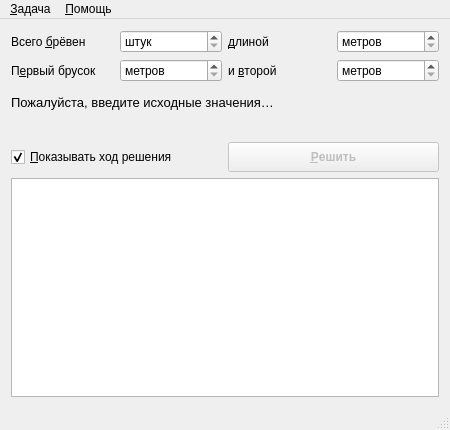
<?xml version="1.0" encoding="UTF-8"?>
<ui version="4.0">
 <class>MainWindow</class>
 <widget class="QMainWindow" name="MainWindow">
  <property name="geometry">
   <rect>
    <x>0</x>
    <y>0</y>
    <width>450</width>
    <height>430</height>
   </rect>
  </property>
  <property name="minimumSize">
   <size>
    <width>450</width>
    <height>430</height>
   </size>
  </property>
  <property name="windowTitle">
   <string>Курсовая работа по ТПР. Новиков Андрей, 753.</string>
  </property>
  <property name="windowIcon">
   <iconset resource="icons.qrc">
    <normaloff>:/icons/buding.ico</normaloff>:/icons/buding.ico</iconset>
  </property>
  <widget class="QWidget" name="centralWidget">
   <layout class="QGridLayout" name="gridLayout">
    <item row="0" column="1">
     <widget class="QSpinBox" name="logsCount">
      <property name="specialValueText">
       <string>штук</string>
      </property>
     </widget>
    </item>
    <item row="0" column="0">
     <widget class="QLabel" name="logsCountLabel">
      <property name="text">
       <string>Всего &amp;брёвен</string>
      </property>
      <property name="buddy">
       <cstring>logsCount</cstring>
      </property>
     </widget>
    </item>
    <item row="0" column="2">
     <widget class="QLabel" name="logLengthLabel">
      <property name="text">
       <string>&amp;длиной</string>
      </property>
      <property name="buddy">
       <cstring>logLength</cstring>
      </property>
     </widget>
    </item>
    <item row="0" column="3">
     <widget class="QSpinBox" name="logLength">
      <property name="specialValueText">
       <string>метров</string>
      </property>
      <property name="suffix">
       <string> м</string>
      </property>
     </widget>
    </item>
    <item row="1" column="0">
     <widget class="QLabel" name="firstLogLengthLabel">
      <property name="text">
       <string>П&amp;ервый брусок</string>
      </property>
      <property name="buddy">
       <cstring>firstLogLength</cstring>
      </property>
     </widget>
    </item>
    <item row="1" column="1">
     <widget class="QSpinBox" name="firstLogLength">
      <property name="specialValueText">
       <string>метров</string>
      </property>
      <property name="suffix">
       <string> м</string>
      </property>
     </widget>
    </item>
    <item row="1" column="2">
     <widget class="QLabel" name="secondLogLengthLabel">
      <property name="text">
       <string>и &amp;второй</string>
      </property>
      <property name="buddy">
       <cstring>secondLogLength</cstring>
      </property>
     </widget>
    </item>
    <item row="1" column="3">
     <widget class="QSpinBox" name="secondLogLength">
      <property name="specialValueText">
       <string>метров</string>
      </property>
      <property name="suffix">
       <string> м</string>
      </property>
     </widget>
    </item>
    <item row="5" column="2" colspan="2">
     <widget class="QPushButton" name="solveButton">
      <property name="enabled">
       <bool>false</bool>
      </property>
      <property name="minimumSize">
       <size>
        <width>150</width>
        <height>30</height>
       </size>
      </property>
      <property name="font">
       <font>
        <weight>75</weight>
        <bold>true</bold>
       </font>
      </property>
      <property name="text">
       <string>&amp;Решить</string>
      </property>
      <property name="autoDefault">
       <bool>true</bool>
      </property>
      <property name="default">
       <bool>true</bool>
      </property>
     </widget>
    </item>
    <item row="5" column="0" colspan="2">
     <widget class="QCheckBox" name="showSolutionCheckBox">
      <property name="minimumSize">
       <size>
        <width>200</width>
        <height>0</height>
       </size>
      </property>
      <property name="text">
       <string>&amp;Показывать ход решения</string>
      </property>
      <property name="checked">
       <bool>true</bool>
      </property>
     </widget>
    </item>
    <item row="2" column="0" colspan="3">
     <widget class="QLabel" name="hintLabel">
      <property name="font">
       <font>
        <pointsize>10</pointsize>
       </font>
      </property>
      <property name="text">
       <string>Пожалуйста, введите исходные значения…</string>
      </property>
     </widget>
    </item>
    <item row="6" column="0" colspan="4">
     <widget class="QTextBrowser" name="solutionBrowser"/>
    </item>
    <item row="2" column="3">
     <widget class="QLabel" name="solutionLabel">
      <property name="font">
       <font>
        <pointsize>18</pointsize>
        <weight>75</weight>
        <bold>true</bold>
       </font>
      </property>
      <property name="text">
       <string/>
      </property>
      <property name="textFormat">
       <enum>Qt::PlainText</enum>
      </property>
      <property name="alignment">
       <set>Qt::AlignRight|Qt::AlignTrailing|Qt::AlignVCenter</set>
      </property>
     </widget>
    </item>
    <item row="4" column="0" colspan="4">
     <widget class="QLabel" name="descriptionLabel">
      <property name="text">
       <string/>
      </property>
     </widget>
    </item>
   </layout>
  </widget>
  <widget class="QMenuBar" name="menuBar">
   <property name="geometry">
    <rect>
     <x>0</x>
     <y>0</y>
     <width>450</width>
     <height>20</height>
    </rect>
   </property>
   <widget class="QMenu" name="menuTask">
    <property name="title">
     <string>&amp;Задача</string>
    </property>
    <addaction name="actionSolve"/>
    <addaction name="actionDefaultValues"/>
    <addaction name="separator"/>
    <addaction name="actionQuit"/>
   </widget>
   <widget class="QMenu" name="menuHelp">
    <property name="title">
     <string>&amp;Помощь</string>
    </property>
    <addaction name="actionHelp"/>
    <addaction name="actionTask"/>
    <addaction name="actionAbout"/>
   </widget>
   <addaction name="menuTask"/>
   <addaction name="menuHelp"/>
  </widget>
  <widget class="QStatusBar" name="statusBar"/>
  <action name="actionHelp">
   <property name="icon">
    <iconset resource="icons.qrc">
     <normaloff>:/icons/question-white.png</normaloff>:/icons/question-white.png</iconset>
   </property>
   <property name="text">
    <string>&amp;Помощь</string>
   </property>
   <property name="shortcut">
    <string>F1</string>
   </property>
   <property name="iconVisibleInMenu">
    <bool>true</bool>
   </property>
  </action>
  <action name="actionTask">
   <property name="icon">
    <iconset resource="icons.qrc">
     <normaloff>:/icons/script-text.png</normaloff>:/icons/script-text.png</iconset>
   </property>
   <property name="text">
    <string>&amp;Задание</string>
   </property>
   <property name="shortcut">
    <string>Ctrl+T</string>
   </property>
   <property name="iconVisibleInMenu">
    <bool>true</bool>
   </property>
  </action>
  <action name="actionAbout">
   <property name="icon">
    <iconset resource="icons.qrc">
     <normaloff>:/icons/information-white.png</normaloff>:/icons/information-white.png</iconset>
   </property>
   <property name="text">
    <string>&amp;О программе</string>
   </property>
   <property name="shortcut">
    <string>Ctrl+A</string>
   </property>
   <property name="menuRole">
    <enum>QAction::AboutRole</enum>
   </property>
   <property name="iconVisibleInMenu">
    <bool>true</bool>
   </property>
  </action>
  <action name="actionSolve">
   <property name="enabled">
    <bool>false</bool>
   </property>
   <property name="icon">
    <iconset resource="icons.qrc">
     <normaloff>:/icons/lightning.png</normaloff>:/icons/lightning.png</iconset>
   </property>
   <property name="text">
    <string>&amp;Решить</string>
   </property>
   <property name="shortcut">
    <string>Return</string>
   </property>
   <property name="iconVisibleInMenu">
    <bool>true</bool>
   </property>
  </action>
  <action name="actionDefaultValues">
   <property name="icon">
    <iconset resource="icons.qrc">
     <normaloff>:/icons/table-import.png</normaloff>:/icons/table-import.png</iconset>
   </property>
   <property name="text">
    <string>Значения по &amp;умолчанию</string>
   </property>
   <property name="shortcut">
    <string>Ctrl+D</string>
   </property>
   <property name="iconVisibleInMenu">
    <bool>true</bool>
   </property>
  </action>
  <action name="actionQuit">
   <property name="icon">
    <iconset resource="icons.qrc">
     <normaloff>:/icons/cross.png</normaloff>:/icons/cross.png</iconset>
   </property>
   <property name="text">
    <string>В&amp;ыход</string>
   </property>
   <property name="shortcut">
    <string>Ctrl+Q</string>
   </property>
   <property name="menuRole">
    <enum>QAction::QuitRole</enum>
   </property>
   <property name="iconVisibleInMenu">
    <bool>true</bool>
   </property>
  </action>
 </widget>
 <layoutdefault spacing="6" margin="11"/>
 <resources>
  <include location="icons.qrc"/>
 </resources>
 <connections>
  <connection>
   <sender>logsCount</sender>
   <signal>valueChanged(int)</signal>
   <receiver>MainWindow</receiver>
   <slot>checkGivenValues()</slot>
   <hints>
    <hint type="sourcelabel">
     <x>208</x>
     <y>48</y>
    </hint>
    <hint type="destinationlabel">
     <x>82</x>
     <y>35</y>
    </hint>
   </hints>
  </connection>
  <connection>
   <sender>logLength</sender>
   <signal>valueChanged(int)</signal>
   <receiver>MainWindow</receiver>
   <slot>checkGivenValues()</slot>
   <hints>
    <hint type="sourcelabel">
     <x>390</x>
     <y>48</y>
    </hint>
    <hint type="destinationlabel">
     <x>230</x>
     <y>37</y>
    </hint>
   </hints>
  </connection>
  <connection>
   <sender>firstLogLength</sender>
   <signal>valueChanged(int)</signal>
   <receiver>MainWindow</receiver>
   <slot>checkGivenValues()</slot>
   <hints>
    <hint type="sourcelabel">
     <x>208</x>
     <y>74</y>
    </hint>
    <hint type="destinationlabel">
     <x>80</x>
     <y>66</y>
    </hint>
   </hints>
  </connection>
  <connection>
   <sender>secondLogLength</sender>
   <signal>valueChanged(int)</signal>
   <receiver>MainWindow</receiver>
   <slot>checkGivenValues()</slot>
   <hints>
    <hint type="sourcelabel">
     <x>390</x>
     <y>74</y>
    </hint>
    <hint type="destinationlabel">
     <x>237</x>
     <y>71</y>
    </hint>
   </hints>
  </connection>
  <connection>
   <sender>actionDefaultValues</sender>
   <signal>triggered()</signal>
   <receiver>MainWindow</receiver>
   <slot>fillDefaultValues()</slot>
   <hints>
    <hint type="sourcelabel">
     <x>-1</x>
     <y>-1</y>
    </hint>
    <hint type="destinationlabel">
     <x>159</x>
     <y>91</y>
    </hint>
   </hints>
  </connection>
  <connection>
   <sender>actionQuit</sender>
   <signal>triggered()</signal>
   <receiver>MainWindow</receiver>
   <slot>close()</slot>
   <hints>
    <hint type="sourcelabel">
     <x>-1</x>
     <y>-1</y>
    </hint>
    <hint type="destinationlabel">
     <x>199</x>
     <y>114</y>
    </hint>
   </hints>
  </connection>
  <connection>
   <sender>actionSolve</sender>
   <signal>triggered()</signal>
   <receiver>MainWindow</receiver>
   <slot>solve()</slot>
   <hints>
    <hint type="sourcelabel">
     <x>-1</x>
     <y>-1</y>
    </hint>
    <hint type="destinationlabel">
     <x>199</x>
     <y>114</y>
    </hint>
   </hints>
  </connection>
  <connection>
   <sender>solveButton</sender>
   <signal>clicked()</signal>
   <receiver>MainWindow</receiver>
   <slot>solve()</slot>
   <hints>
    <hint type="sourcelabel">
     <x>390</x>
     <y>164</y>
    </hint>
    <hint type="destinationlabel">
     <x>209</x>
     <y>196</y>
    </hint>
   </hints>
  </connection>
  <connection>
   <sender>showSolutionCheckBox</sender>
   <signal>clicked(bool)</signal>
   <receiver>MainWindow</receiver>
   <slot>onSolutionDisplayChanged(bool)</slot>
   <hints>
    <hint type="sourcelabel">
     <x>117</x>
     <y>154</y>
    </hint>
    <hint type="destinationlabel">
     <x>117</x>
     <y>171</y>
    </hint>
   </hints>
  </connection>
  <connection>
   <sender>actionAbout</sender>
   <signal>triggered()</signal>
   <receiver>MainWindow</receiver>
   <slot>showAbout()</slot>
   <hints>
    <hint type="sourcelabel">
     <x>-1</x>
     <y>-1</y>
    </hint>
    <hint type="destinationlabel">
     <x>199</x>
     <y>214</y>
    </hint>
   </hints>
  </connection>
  <connection>
   <sender>actionTask</sender>
   <signal>triggered()</signal>
   <receiver>MainWindow</receiver>
   <slot>showTask()</slot>
   <hints>
    <hint type="sourcelabel">
     <x>-1</x>
     <y>-1</y>
    </hint>
    <hint type="destinationlabel">
     <x>199</x>
     <y>214</y>
    </hint>
   </hints>
  </connection>
  <connection>
   <sender>actionHelp</sender>
   <signal>triggered()</signal>
   <receiver>MainWindow</receiver>
   <slot>showHelp()</slot>
   <hints>
    <hint type="sourcelabel">
     <x>-1</x>
     <y>-1</y>
    </hint>
    <hint type="destinationlabel">
     <x>199</x>
     <y>214</y>
    </hint>
   </hints>
  </connection>
 </connections>
 <slots>
  <slot>checkGivenValues()</slot>
  <slot>fillDefaultValues()</slot>
  <slot>solve()</slot>
  <slot>onSolutionDisplayChanged(bool)</slot>
  <slot>showAbout()</slot>
  <slot>showHelp()</slot>
  <slot>showTask()</slot>
 </slots>
</ui>
